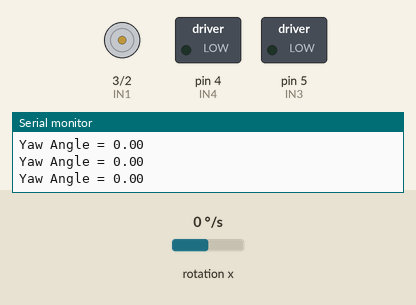
This sketch was run on a simulated Arduino Uno, built with avr-gcc and run on an emulated ATmega328P. Parts: motor-driver pin pairs drawn as motors (green arrow = first pin HIGH = forward, orange = second pin HIGH = backward, longer = more drive), switched loads named in the sketch (green lamp = pin HIGH), the last lines printed to the serial monitor. Wiring (inferred from the names in the program): MPU-6050 motion sensor at I2C address 0x69. Inputs (shaded band) come from the test bench; at power-on: rotation x 0 °/s.

Above: at 4.5 s.
4.6 s: rotation x set to -53 °/s
At 6.6 s:
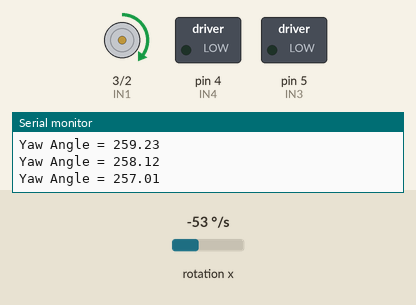
7.6 s: rotation x set to -61 °/s
10.6 s: rotation x set to -10 °/s
12.9 s: rotation x set to -7 °/s
14.9 s: rotation x set to 58 °/s
17.9 s: rotation x set to 67 °/s
Timing chart, 0 to 21.9 s (numbered marks = the images above; inputs shaded):
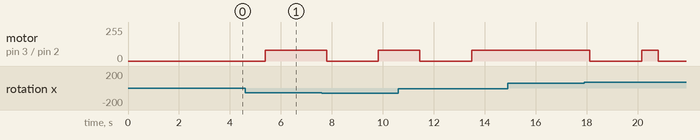

The sketch:

BelokDanIMU_1.ino
```cpp
// Kode dibawah menggabungkan gerak belok mobil dan imu. Tujuannya yaitu melakukan kalibrasi pwm motor untuk belok dan toleransi sudut imu yang sesuai.

#include <Wire.h>

// ======= Motor Pin ==========
const int IN1 = 3;  // Motor kiri PWM
const int IN2 = 2;  // Motor kiri LOW
const int IN3 = 5;  // Motor kanan PWM
const int IN4 = 4;  // Motor kanan LOW

// ======= IMU MPU6050 =========
float RateYaw, AngleYaw = 0;
float YawOffset = 0;
unsigned long prevTime = 0;

// ======= Logika Belok =========
bool sedangDelay = false;
bool stop0 = false;
bool stop180 = false;
unsigned long delayStart = 0;

// ======================= Fungsi IMU =======================
void gyro_signals() {

  Wire.beginTransmission(0x69);
  Wire.write(0x43); // Mulai dari GYRO_ZOUT_H
  Wire.endTransmission();
  Wire.requestFrom(0x69, 2);
  int16_t GyroZ = Wire.read() << 8 | Wire.read();
  RateYaw = (float)GyroZ / 65.5; // Untuk ±500°/s. Jika belum set, ubah ke 131.0

}

// ======================= Fungsi Motor =======================
void stopMotor() {
  analogWrite(IN1, 0);
  analogWrite(IN2, 0);
  analogWrite(IN3, 0);
  analogWrite(IN4, 0);
}

// ====================== Belok Kanan ========================
void belokKanan() {
  // Belok Kanan (kedua gerak) sesuai instruksi
  analogWrite(IN1, 80);
  analogWrite(IN2, 0);
  analogWrite(IN3, 0);
  analogWrite(IN4, 80);
}

// ==================== Update Yaw  =========================
void updateYaw() {

  gyro_signals();
  RateYaw -= YawOffset;

  unsigned long currTime = millis();
  float dt = (currTime - prevTime) / 1000.0;
  prevTime = currTime;

  AngleYaw += RateYaw * dt;

  // Normalisasi ke 0–359
  if (AngleYaw >= 360) AngleYaw -= 360;
  if (AngleYaw < 0) AngleYaw += 360;

  Serial.print("Yaw Angle = ");
  Serial.println(AngleYaw);

}


void setup() {
  Serial.begin(9600);
  Wire.begin();
  delay(100);

  // Setup pin motor
  pinMode(IN1, OUTPUT);
  pinMode(IN2, OUTPUT);
  pinMode(IN3, OUTPUT);
  pinMode(IN4, OUTPUT);
  stopMotor();

  // Inisialisasi MPU6050
  Wire.beginTransmission(0x69); // ganti ke 0x68 apabila menggunakan AD0 LOW
  Wire.write(0x6B); // Power management register
  Wire.write(0x00); // Wake up
  Wire.endTransmission();

  // Set sensitivitas gyro ±500°/s (FS_SEL = 1)
  Wire.beginTransmission(0x69);
  Wire.write(0x1B); // Gyro config
  Wire.write(0x08); // ±500 dps
  Wire.endTransmission();

  // === Kalibrasi Selama 2 Detik ===
  Serial.println("Kalibrasi IMU...");
  for (int i = 0; i < 2000; i++) {
    gyro_signals();
    YawOffset += RateYaw;
    delay(1);
  }
  YawOffset /= 2000;
  Serial.println("Selesai kalibrasi.");

  prevTime = millis();
}

void loop() {

  updateYaw();

  // Cek apakah sedang delay 2 detik
  if (sedangDelay) {
    if (millis() - delayStart >= 2000) {
      sedangDelay = false;
    }
    stopMotor();
    return;
  }

  // Cek kondisi stop di 180 derajat (170-190)
  if (AngleYaw >= 170 && AngleYaw <= 190 && !stop180) {  // toleransi sudut +- 10 derajat
    if (!sedangDelay) {
      stopMotor();
      stop180 =  true;
      stop0 = false;
      sedangDelay = true;
      delayStart = millis();
      Serial.println("Stop di 180 derajat selama 2 detik");
    }
    return;
  }

  // Cek kondisi stop di 0 derajat (350-360 atau 0-10)
  if ((AngleYaw >= 350 || AngleYaw <= 10) && !stop0) {
    if (!sedangDelay) {
      stopMotor();
      stop0 = true;
      stop180 = false;
      sedangDelay = true;
      delayStart = millis();
      Serial.println("Stop di 0 derajat selama 2 detik");
    }
    return;
  }

  // Default: terus belok kanan
  belokKanan();

  delay(10);
}
```
